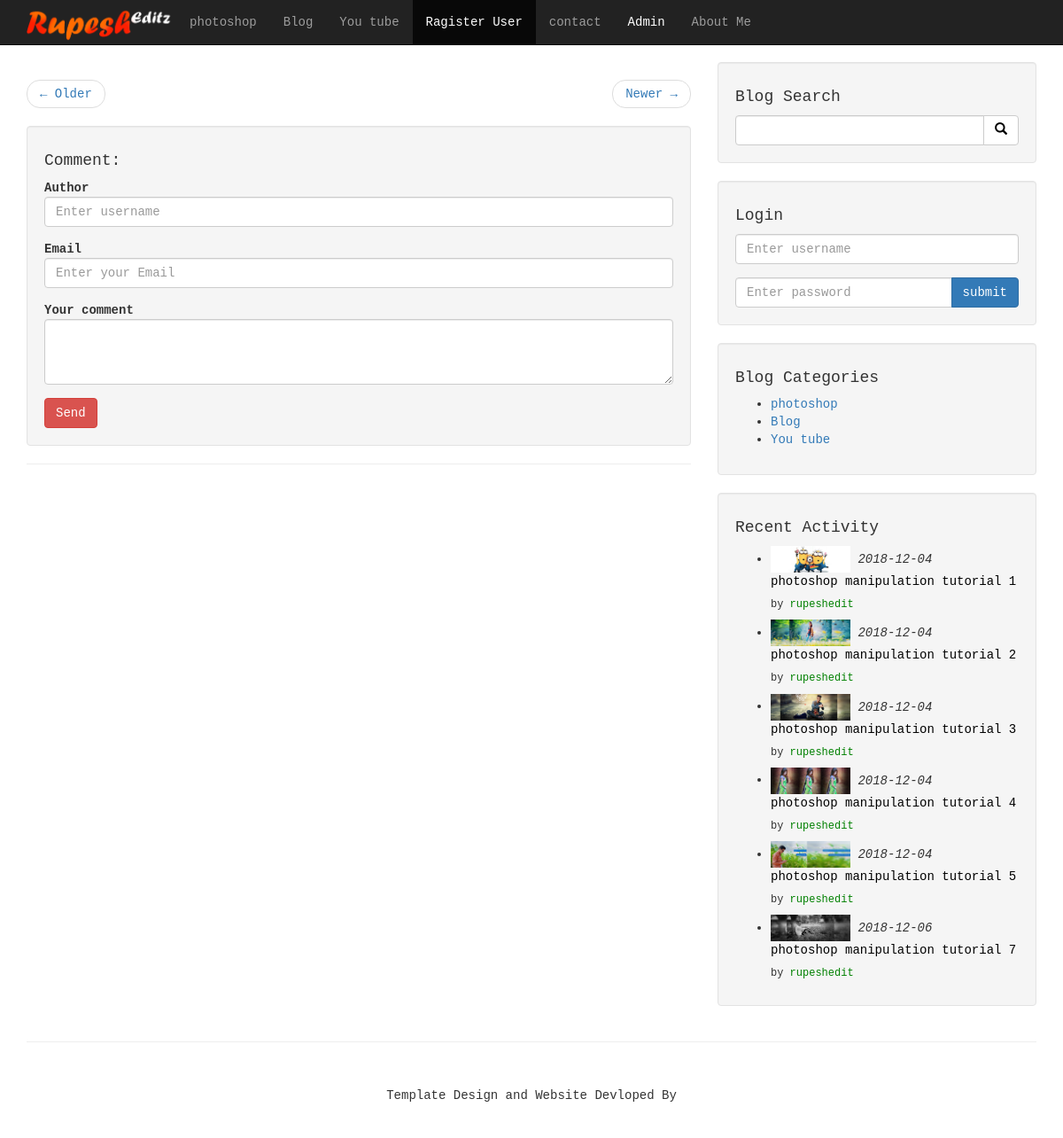
/author_posts.php, run on the app's committed database.
### tables this page shows
CREATE TABLE `categories` (
  `cat_id` int(3) NOT NULL,
  `cat_title` varchar(255) NOT NULL
);

CREATE TABLE `posts` (
  `post_id` int(3) NOT NULL,
  `post_cat_id` int(3) NOT NULL,
  `post_title` varchar(255) NOT NULL,
  `post_author` varchar(255) NOT NULL,
  `post_date` date NOT NULL,
  `post_image` text NOT NULL,
  `post_content` varchar(900) NOT NULL,
  `post_tags` varchar(255) NOT NULL,
  `post_comment_count` int(3) NOT NULL,
  `post_status` varchar(255) NOT NULL,
  `post_views_count` int(11) NOT NULL
);

### widget.php (the view, shortened to what this page needs)
<?php include "db.php";?>
<div class="well">
<h4>Recent Activity</h4>
<ul class="activitiez">
   <?php
$query = "SELECT * FROM posts LIMIT 100 ";
$slect_resent_post_query = mysqli_query($connection,$query);
while($row = mysqli_fetch_assoc($slect_resent_post_query)){
   $post_id = $row['post_id'];
$post_title = $row['post_title'];
$post_image = $row['post_image'];
 $post_date = $row['post_date'];
$post_author = $row['post_author'];
   ?>
                <li>
                <div class="activity-meta">
                <img src="./admin/images/<?php echo $post_image; ?>"height="30px">
                <i><?php echo $post_date ; ?></i>
                <br>
                <a id="color" href="post.php?p_id=<?php echo $post_id; ?>"><?php echo "$post_title";?></a>
                <h6>by <a class="color" href="index.php"><?php echo $post_author; ?></a></h6>
                </div>
                </li>
                <?php }?>
                </ul>
                </div>

### navigation.php (shortened to what this page needs)
<?php include"db.php"; ?>
<?include"header.php";?>
   <div id="font">
       <nav class="navbar navbar-inverse navbar-fixed-top" role="navigation">
        <div class="container">
            <div class="navbar-header">
 <a class="navbar-brad" href="index.php"><img src="images/logo1.png"height="50"></a>
 </div>
            <div class="collapse navbar-collapse" id="bs-example-navbar-collapse-1">
                <ul class="nav navbar-nav">
<?php
 $query = "select * from categories";
$select_categories = mysqli_query($connection,$query);
while($row = mysqli_fetch_assoc($select_categories)){
    $cat_id = $row['cat_id'];
  $cat_title = $row['cat_title'];
    $category_class = '';
    $register_class = '';
    if(isset($_GET['category']) && $_GET['category'] == $cat_id){
        $category_class = 'active';
    }
    else{
      $register_class = 'active';
    }
  echo "<li class='$category_class'><a href='category.php?category=$cat_id'>$cat_title</a></li>";
}
 ?>
   <li class="<?php echo $register_class; ?>"> <a href="register.php">Ragister User</a> </li>
       <li> <a href="contact_us.php"class="contact">contact</a> </li>
        <li> <a href="admin/admin_index.php"id="admin">Admin</a>
        </li>
          <li> <a href="about_me.php"id="about">About Me</a>
        </li>
        </ul>
         </div>
        </div>
    </nav>

### blog_categories.php
<?php include"db.php";?>
<?php
$query = "SELECT * FROM categories";
$select_blog_categories = mysqli_query($connection,$query);
?>
      <div class="well">
    <h4>Blog Categories</h4>
    <div class="row">
        <div class="col-lg-6">
<ul class="activity-meta">
<?php
 while($row = mysqli_fetch_assoc($select_blog_categories)){
$cat_id = $row['cat_id'];
$cat_title = $row['cat_title'];
echo "<li><a href='category.php?category=$cat_id'>$cat_title</a></li>";
}
?>
                            </ul>
                        </div>
                    </div>
                </div>

### header.php (style rules this page uses)
#color { color:black; }

### navigation.php (style rules this page uses)
#font { font-family: monospace; }
#admin { color: white; }

### widget.php (style rules this page uses)
.color { color: green; }

### data on the page
categories: cat_title "photoshop"
categories: cat_title "Blog"
categories: cat_title "You tube"
posts: post_image (picture), post_date "2018-12-04", post_title "photoshop manipulation tutorial 1", post_author "rupeshedit"
posts: post_image (picture), post_date "2018-12-04", post_title "photoshop manipulation tutorial 2", post_author "rupeshedit"
posts: post_image (picture), post_date "2018-12-04", post_title "photoshop manipulation tutorial 3", post_author "rupeshedit"
posts: post_image (picture), post_date "2018-12-04", post_title "photoshop manipulation tutorial 4", post_author "rupeshedit"
posts: post_image (picture), post_date "2018-12-04", post_title "photoshop manipulation tutorial 5", post_author "rupeshedit"
posts: post_image (picture), post_date "2018-12-06", post_title "photoshop manipulation tutorial 7", post_author "rupeshedit"
